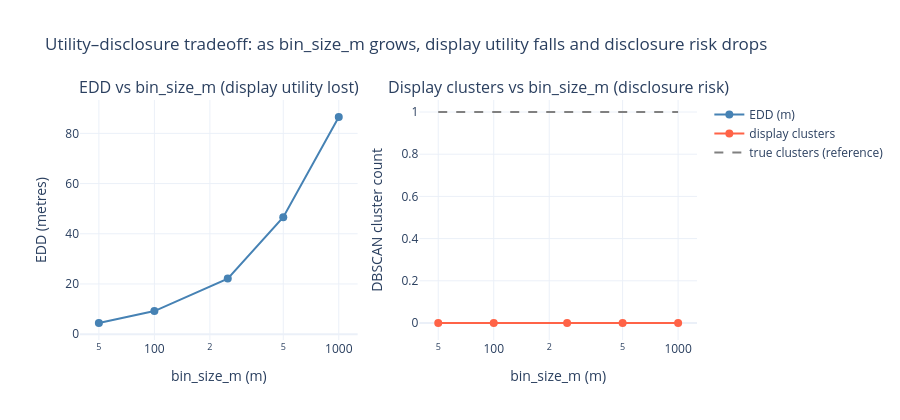

Notebook code for this chart:
### Code cell
fig = make_subplots(rows=1, cols=2,
    subplot_titles=['EDD vs bin_size_m (display utility lost)',
                    'Display clusters vs bin_size_m (disclosure risk)'])

fig.add_trace(go.Scatter(x=df['bin_size_m'], y=df['EDD_m'],
    mode='lines+markers', marker=dict(size=8, color='steelblue'), name='EDD (m)'),
    row=1, col=1)

fig.add_trace(go.Scatter(x=df['bin_size_m'], y=df['display_clusters'],
    mode='lines+markers', marker=dict(size=8, color='tomato'), name='display clusters'),
    row=1, col=2)
fig.add_trace(go.Scatter(x=df['bin_size_m'],
    y=[df['true_clusters'].iloc[0]]*len(df), mode='lines',
    line=dict(dash='dash', color='gray'), name='true clusters (reference)'),
    row=1, col=2)

fig.update_xaxes(title_text='bin_size_m (m)', type='log')
fig.update_yaxes(title_text='EDD (metres)', row=1, col=1)
fig.update_yaxes(title_text='DBSCAN cluster count', row=1, col=2)
fig.update_layout(
    title='Utility–disclosure tradeoff: as bin_size_m grows, display utility falls and disclosure risk drops',
    template='plotly_white', height=420,
)
fig.show()

print('\nReading the chart:')
print(' Left panel  — larger bins move display pins further from tile centres (utility lost).')
print(' Right panel — larger bins destroy more cluster structure (disclosure risk reduced).')
print(' The default 250 m bin sits near the elbow of both curves.')

### Figure 1 — Plotly figure (JSON) as saved in the notebook; plotly's stock layout.template omitted (floating-point values rounded to 4 significant figures)
{"data": [{"marker": {"color": "steelblue", "size": 8}, "mode": "lines+markers", "name": "EDD (m)", "type": "scatter", "x": [50, 100, 250, 500, 1000], "xaxis": "x", "y": [4.449, 9.213, 22.13, 46.57, 86.52], "yaxis": "y"}, {"marker": {"color": "tomato", "size": 8}, "mode": "lines+markers", "name": "display clusters", "type": "scatter", "x": [50, 100, 250, 500, 1000], "xaxis": "x2", "y": [0, 0, 0, 0, 0], "yaxis": "y2"}, {"line": {"color": "gray", "dash": "dash"}, "mode": "lines", "name": "true clusters (reference)", "type": "scatter", "x": [50, 100, 250, 500, 1000], "xaxis": "x2", "y": [1, 1, 1, 1, 1], "yaxis": "y2"}], "layout": {"annotations": [{"font": {"size": 16}, "showarrow": false, "text": "EDD vs bin_size_m (display utility lost)", "x": 0.225, "xanchor": "center", "xref": "paper", "y": 1.0, "yanchor": "bottom", "yref": "paper"}, {"font": {"size": 16}, "showarrow": false, "text": "Display clusters vs bin_size_m (disclosure risk)", "x": 0.775, "xanchor": "center", "xref": "paper", "y": 1.0, "yanchor": "bottom", "yref": "paper"}], "height": 420, "title": {"text": "Utility–disclosure tradeoff: as bin_size_m grows, display utility falls and disclosure risk drops"}, "xaxis": {"anchor": "y", "domain": [0.0, 0.45], "title": {"text": "bin_size_m (m)"}, "type": "log"}, "xaxis2": {"anchor": "y2", "domain": [0.55, 1.0], "title": {"text": "bin_size_m (m)"}, "type": "log"}, "yaxis": {"anchor": "x", "domain": [0.0, 1.0], "title": {"text": "EDD (metres)"}}, "yaxis2": {"anchor": "x2", "domain": [0.0, 1.0], "title": {"text": "DBSCAN cluster count"}}}}
